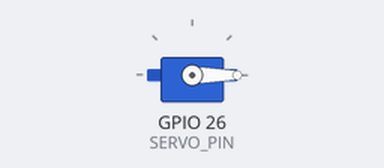
Recording of a sketch running on a simulated ESP32. Shown: servo.

Above: at 0.05 s.
At 1.35 s:
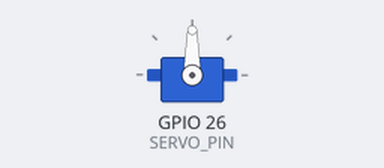
At 2.7 s:
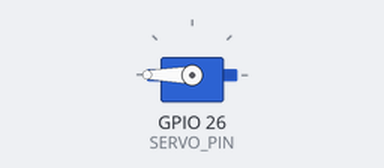
At 5.4 s:
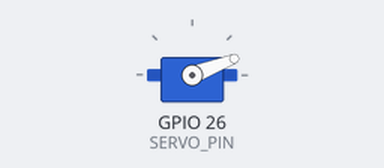
Timing chart, 0 to 7.4 s (numbered marks = the images above):
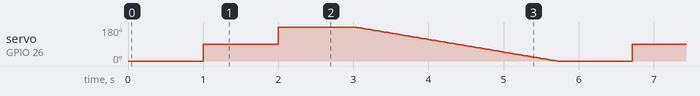

The sketch:

lab09-servo.ino
```cpp
// Lab 09 - Servo motor
// Servo: signal (orange) -> GPIO 26, V+ (red) -> 5V, GND (brown) -> GND
// Library: ESP32Servo (add it in Wokwi's Library Manager)

#include <ESP32Servo.h>

const int SERVO_PIN = 26;
Servo myServo;

void setup() {
  myServo.attach(SERVO_PIN);   // connect the Servo object to the pin
}

void loop() {
  myServo.write(0);            // 0 degrees   (one end)
  delay(1000);
  myServo.write(90);           // 90 degrees  (middle)
  delay(1000);
  myServo.write(180);          // 180 degrees (other end)
  delay(1000);

  // slow sweep back from 180 to 0
  for (int angle = 180; angle >= 0; angle--) {
    myServo.write(angle);
    delay(15);
  }
}
```
